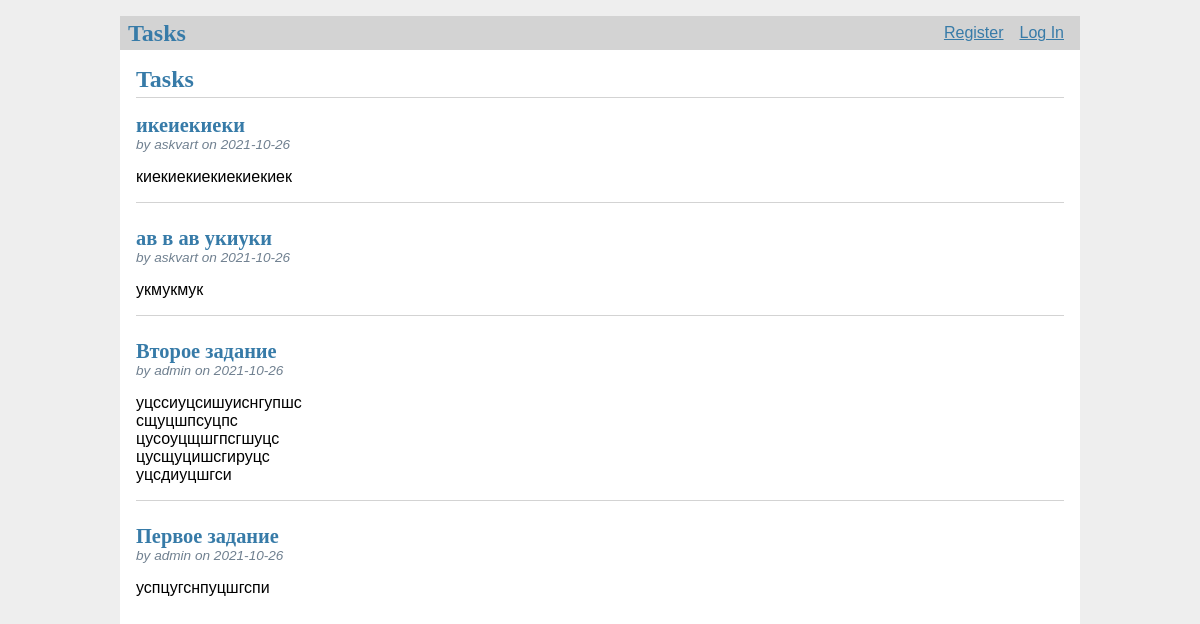
The page / on the database its author committed.
### tables this page shows
CREATE TABLE post (
  id INTEGER PRIMARY KEY AUTOINCREMENT,
  author_id INTEGER NOT NULL,
  created TIMESTAMP NOT NULL DEFAULT CURRENT_TIMESTAMP,
  title TEXT NOT NULL,
  body TEXT NOT NULL,
  FOREIGN KEY (author_id) REFERENCES user (id)
);

CREATE TABLE user (
  id INTEGER PRIMARY KEY AUTOINCREMENT,
  username TEXT UNIQUE NOT NULL,
  password TEXT NOT NULL
);

### tasktrecker/task.py (the view)
@bp.route('/')
def index():
    db = get_db()
    tasks = db.execute(
        'SELECT p.id, title, body, created, author_id, username'
        ' FROM post p JOIN user u ON p.author_id = u.id'
        ' ORDER BY created DESC'
    ).fetchall()
    return render_template('task/index.html', tasks=tasks)

### tasktrecker/auth.py (called while the page is built)
@bp.before_app_request
def load_logged_in_user():
    user_id = session.get('user_id')
    if user_id is None:
        g.user = None
    else:
        g.user = get_db().execute(
            'SELECT * FROM user WHERE id = ?', (user_id,)
        ).fetchone()

### tasktrecker/db.py (called while the page is built)
def get_db():
    if 'db' not in g:
        g.db = sqlite3.connect(
            current_app.config['DATABASE'],
            detect_types=sqlite3.PARSE_DECLTYPES
        )
        g.db.row_factory = sqlite3.Row
    return g.db

### tasktrecker/templates/task/index.html (shortened to what this page needs)
{% extends 'base.html' %}
{% block header %}
  <h1>{% block title %}Tasks{% endblock %}</h1>
{% endblock %}
{% block content %}
  {% for task in tasks %}
    <article class="post">
      <header>
        <div>
          <h1>{{ task['title'] }}</h1>
          <div class="about">by {{ task['username'] }} on {{ task['created'].strftime('%Y-%m-%d') }}</div>
        </div>
      </header>
      <p class="body">{{ task['body'] }}</p>
    </article>
    {% if not loop.last %}
      <hr>
    {% endif %}
  {% endfor %}
{% endblock %}

### tasktrecker/templates/base.html (shortened to what this page needs)
<!doctype html>
<link rel="stylesheet" href="{{ url_for('static', filename='style.css') }}">
<nav>
  <h1>Tasks</h1>
  <ul>
    {% if g.user %}
      <li><span>{{ g.user['username'] }}</span>
      <li><a href="{{ url_for('auth.logout') }}">Log Out</a>
    {% else %}
      <li><a href="{{ url_for('auth.register') }}">Register</a>
      <li><a href="{{ url_for('auth.login') }}">Log In</a>
    {% endif %}
  </ul>
</nav>
<section class="content">
  <header>
    {% block header %}{% endblock %}
  </header>
  {% block content %}{% endblock %}
</section>

### tasktrecker/static/style.css (style rules this page uses)
h1, h2, h3, h4, h5, h6 { font-family: serif; color: #377ba8; margin: 1rem 0; }
a { color: #377ba8; }
hr { border: none; border-top: 1px solid lightgray; }
nav { background: lightgray; display: flex; align-items: center; padding: 0 0.5rem; }
nav h1 { flex: auto; margin: 0; }
nav ul { display: flex; list-style: none; margin: 0; padding: 0; }
nav ul li a, nav ul li span, header .action { display: block; padding: 0.5rem; }
.content { padding: 0 1rem 1rem; }
.content > header { border-bottom: 1px solid lightgray; display: flex; align-items: flex-end; }
.content > header h1 { flex: auto; margin: 1rem 0 0.25rem 0; }
.post > header { display: flex; align-items: flex-end; font-size: 0.85em; }
.post > header > div:first-of-type { flex: auto; }
.post > header h1 { font-size: 1.5em; margin-bottom: 0; }
.post .about { color: slategray; font-style: italic; }
.post .body { white-space: pre-line; }
.content:last-child { margin-bottom: 0; }

### rows shown on the page
post: title "икеиекиеки", username "askvart", created "2021-10-26", body "киекиекиекиекиекиек"
post: title "ав в ав укиуки", username "askvart", created "2021-10-26", body "укмукмук"
post: title "Второе задание", username "admin", created "2021-10-26", body "уцссиуцсишуиснгупшс сщуцшпсуцпс цусоуцщшгпсгшуцс цусщуцишсгируцс уцсдиуцшгси"
post: title "Первое задание", username "admin", created "2021-10-26", body "успцугснпуцшгспи"
